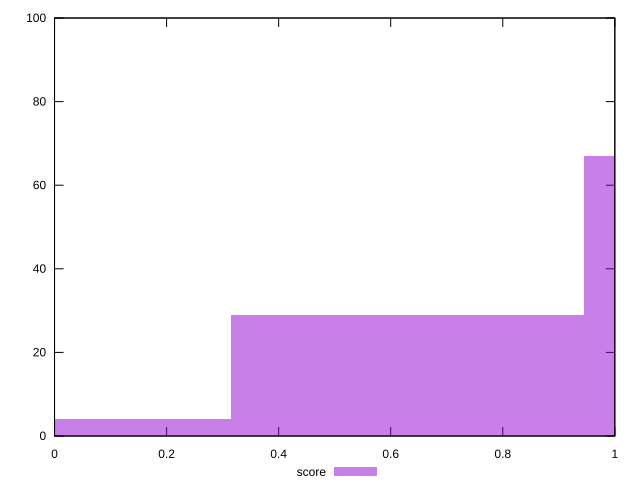

The script that saved this image:
reset

$score <<EOF
1.260925867854771 67
0.6304629339273855 29
0 4
EOF

set key outside below
set boxwidth 0.6304629339273855
set xrange [0:1]
set yrange [0:100]
set trange [0:100]
set style fill transparent solid 0.5 noborder
set terminal svg size 640, 490 enhanced background rgb 'white'
set output "reprap/uses-rel-preload/samples/pages+cached+noexternal+nomedia+nocss+nojs/score/histogram.svg"

plot $score title "score" with boxes

reset
